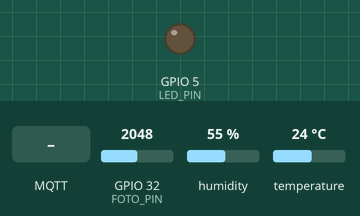
Recording of a sketch running on a simulated ESP32. Parts: output pins drawn as LEDs (lit = HIGH). The test bench sets the inputs (shaded band); at power-on: GPIO 32 (FOTO_PIN) = 2048, humidity 55 %, temperature 24 °C. WiFi joins after 1.5 s; servers stay silent unless stated; random numbers use the default seed unless the sketch sets one; no MQTT or app messages arrive unless stated; what the sketch prints to the serial monitor is not drawn.

Above: at 2.7 s.
2.8 s: MQTT message "90" arrives on the first subscribed topic
At 9.4 s:
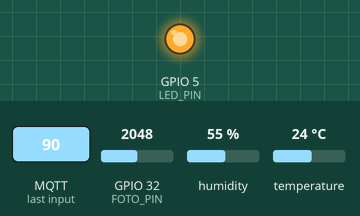
10.1 s: MQTT message "5" arrives on the first subscribed topic
At 16.8 s:
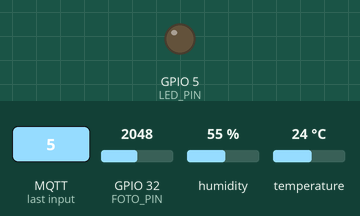
17.1 s: MQTT message "200" arrives on the first subscribed topic
At 23.1 s:
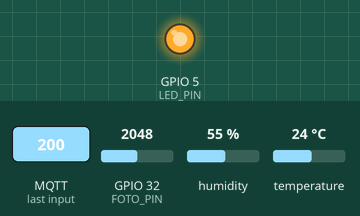
Timing chart, 0 to 24.6 s (numbered marks = the images above; inputs shaded):
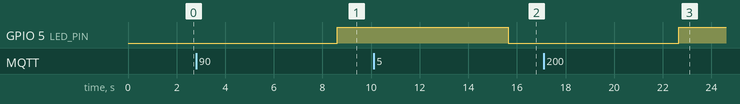

The sketch:

Client.ino
```cpp
#include <WiFi.h>
#include <WiFiClient.h>
#include <PubSubClient.h>
#include <DHT.h>
#include "Client.h"
#include "esp_wifi.h"

DHT dht(DHTPIN, DHTTYPE);

int analogInput = 0;
int vRefInput = 0;
float Volt_FOTO;
float Volt_VREF;
float Resistenza;
float temp;
int luce;

float setTemp = 0;

WiFiClient espClient;
PubSubClient client(espClient);

void connect_WiFi() {

  Serial.println();
  Serial.print("Connecting to ");
  Serial.println(WIFI_SSID);

  WiFi.begin(WIFI_SSID, WIFI_PASSWORD);
  while(WiFi.status() != WL_CONNECTED) {
    delay(DELAY_WIFI_TRY);
    Serial.print(".");
  }

  Serial.println("");
  Serial.println("WiFi connected");
  Serial.println("IP address: ");
  Serial.println(WiFi.localIP());

}


void callback(char* topic, byte* payload, unsigned int length) {
  Serial.print("Message arrived [");
  Serial.print(topic);
  Serial.print("]");

  char message[length];

  for(int i = 0; i < length; i++) {
    message[i] = (char)payload[i];
  }

  Serial.print(message);

  setTemp = String(message).toFloat();
}

bool mqtt_connect() {
  while(!client.connected()) {
    Serial.print("Attempting MQTT connection...");

    String clientID = "esp1-";
    clientID += String(random(0xffff), HEX);

    if(client.connect(clientID.c_str())) {
      Serial.println("Connected to MQTT broker!");

    } else {
      Serial.print("failed, rc=");
        Serial.print(client.state());
        Serial.println(" try again in 5 seconds");
        delay(DELAY_AFTER_SETUP);
    }
  }
}

void setWiFiPowerSavingMode(){
    //funzione che rallenta la frequenza di arrivo dei messaggi Beacon dall'access point a cui è collegato
    //Minimum modem power saving. In this mode, station wakes up to receive beacon every DTIM period (DOCUM UFF ESPRESSIF)
    esp_wifi_set_ps(WIFI_PS_MIN_MODEM);
}

void setCpuFrequency(int freq){
  setCpuFrequencyMhz(freq);

  Serial.print("CPU Freq: ");
  Serial.println(getCpuFrequencyMhz());
}

int volt_to_lux(int v) {
  Volt_FOTO = float(v) * (VREF / float(4095));
  Serial.print(" ADC = ");
  Serial.print(v);
  Serial.print(" V_FOTO [mV] = ");
  Serial.print(Volt_FOTO);

  Resistenza = R * Volt_FOTO / (VREF - Volt_FOTO);
  if (Resistenza >= 999999.0) {
    Resistenza = 999999.0;
  }

  Serial.print(" Resistenza[Ohm]=");
  Serial.print(Resistenza);

  temp = log10(Resistenza/100000.0);
  temp = -(1/0.72)*temp;
  luce = (int)pow(10, temp);

  if(luce > 9999.0) {
    luce = 9999.0;
  }
  return luce;
}

void setup() {
  Serial.begin(115200);

  pinMode(FOTO_PIN, INPUT);
  pinMode(LED_PIN, OUTPUT);

  connect_WiFi();
  client.setServer(MQTT_HOST, MQTT_PORT);
  client.setCallback(callback);

  //funzioni per il risparmio energetico
  setCpuFrequency(240);  //abbasso la velocità del clock da 240MHz a 80MHz
  setWiFiPowerSavingMode();

  dht.begin();

}

void loop() {

  if (!client.connected()) {
    mqtt_connect();
    client.subscribe("progettoEle/Room1/setT");
  }

  client.loop();

  int humidity = dht.readHumidity();
  float temperature = dht.readTemperature();
  analogInput = analogRead(FOTO_PIN);

  luce = volt_to_lux(analogInput);
  Serial.print(" Luce[Lux]=");
  Serial.print(luce);
  Serial.println(" ");

  if (isnan(humidity) || isnan(temperature)) {
    Serial.println(F("Lettura da DHT fallita!"));
    return;
  }else{
    client.publish("progettoEle/Room1/temperature",String(temperature).c_str());
    client.publish("progettoEle/Room1/humidity",String(humidity).c_str());
    client.publish("progettoEle/Room1/brightness", String(luce).c_str());
  }

  if(temperature <= setTemp) {
    digitalWrite(LED_PIN, HIGH);
  } else {
    digitalWrite(LED_PIN, LOW);
  }

  delay(SEND_TIME);
}
```

Client.h
```cpp
//SSID e PASS del wifi
#define WIFI_SSID "alessandro"
#define WIFI_PASSWORD ""

//indirizzo e porta del server MQTT
#define MQTT_HOST "broker.hivemq.com"
#define MQTT_PORT 1883

//Pin del sensore di temperatura
#define DHTPIN 23
//tipo di sensore di temperatura
#define DHTTYPE DHT11
//pin de sensore fotoelettrico GL55
#define FOTO_PIN 32
//pin del led che indica il riscaldamento acceso
#define LED_PIN 5
//Ohm resistenza usata per il partitore di tensione
#define R 10000
//tensione di alimentazione del partitore
#define VREF 3300
//tempo di attesa tra i tentativi di connessione al WiFi
#define DELAY_WIFI_TRY 100
//Tempo di attesa dopo essersi collegati al server MQTT
#define DELAY_AFTER_SETUP 1000
//Intervallo di invio dei dati al server MQTT
#define SEND_TIME 7000
```

Measured:
- after the input at 2.8 s, GPIO 5 (LED_PIN): LOW → HIGH after 5.8 s
- after the input at 10.1 s, GPIO 5 (LED_PIN): HIGH → LOW after 5.5 s
- after the input at 17.1 s, GPIO 5 (LED_PIN): LOW → HIGH after 5.6 s
